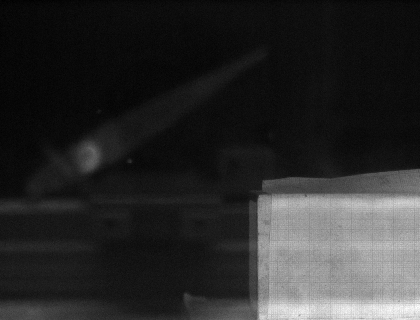
%> input picture PIV_DATA/calibration/B00001.tif, 420 x 320 px, shrunk from 1624 x 1236 before the run
$ octave Main.m   (GNU Octave 9; MATLAB toolbox functions it lacks are replaced by stand-ins)
%> lines starting %> are read from the running program, lines starting %| are printed output that depends on the picture
clc; clear all; close all;

I = imread("..\PIV_DATA\\15deg\B00001.tif");
%> I is the input picture: size 320x420 uint16; min 264, max 3282, mean 781.4
I = im2double(I);
%> I: size 320x420 double
sizeI = size(I);
%> sizeI = [320 420]

image1 = I(1:sizeI(1)/2,:);
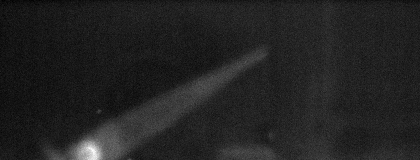
%> image1: size 160x420 double; min 0.00403, max 0.0222, mean 0.00652; drawn with min black and max white
image2 = I(sizeI(1)/2+1:end,:);
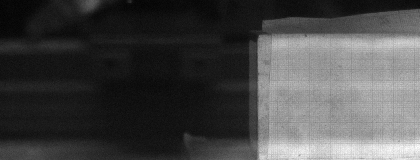
%> image2: size 160x420 double; min 0.00458, max 0.0501, mean 0.0173; drawn with min black and max white

image1 = imgaussfilt(image1, 2);
image2 = imgaussfilt(image2, 2);

image1 = image1 - mean(image1(:));
image2 = image2 - mean(image2(:));

windowSize = 16; % Size of the interrogation window
step = windowSize; % Step size for window overlap

% Preallocate vectors for displacement
[rows, cols] = size(image1);
%> rows = 160; cols = 420
u = zeros(round(rows/step), round(cols/step)); % Horizontal displacement (u-component of velocity)
v = zeros(round(rows/step), round(cols/step)); % Vertical displacement (v-component of velocity)

% Loop over each interrogation window
rowRange = 1:step:(rows-windowSize);
%> rowRange = [1 17 33 49 65 81 97 113 129]
colRange = 1:step:(cols-windowSize);
%> colRange = 26 values from 1 to 401
jump = windowSize-1;
for i = rowRange
    for j = colRange
        % [25 lines of commented-out code are left out]

        subImage1 = image1(i:i+windowSize-1, j:j+windowSize-1);
        subImage1 = subImage1 - mean(subImage1);

        subImage2 = image2(i:i+windowSize-1, j:j+windowSize-1);
        subImage2 = subImage2 - mean(subImage2);

        % Cross-correlation
        correlation = xcorr2_fft(subImage1,subImage2);

        % Find the peak in the correlation matrix
        [~, maxIndex] = max(correlation(:));
        [peakRow, peakCol] = ind2sub(size(correlation), maxIndex);

        % Calculate displacement
        u((i-1)/step+1, (j-1)/step+1) = peakCol;
        v((i-1)/step+1, (j-1)/step+1) = peakRow;
        [i j];
    end
end

timeInterval = 0.0001; % Time between frames in seconds
scalingFactor = 0.001; % Meters per pixel

velocityX = u; %* scalingFactor / timeInterval;
velocityY = v; %* scalingFactor / timeInterval;
% totalVelocity = sqrt(velocityX.^2 + velocityY.^2);
% [X, Y] = meshgrid(1:step:cols, 1:step:rows);
% quiver(velocityX, velocityY);
contourf(velocityX,"LineStyle","-","Levels",5)
%> (this line was passed over: contourf is not available in this run)
colorbar
% [8 lines of commented-out code are left out]
colormap parula
colorbar
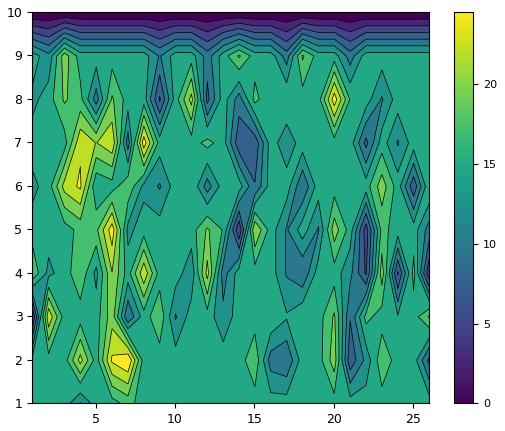
%> figure redrawn from the program's plot data
